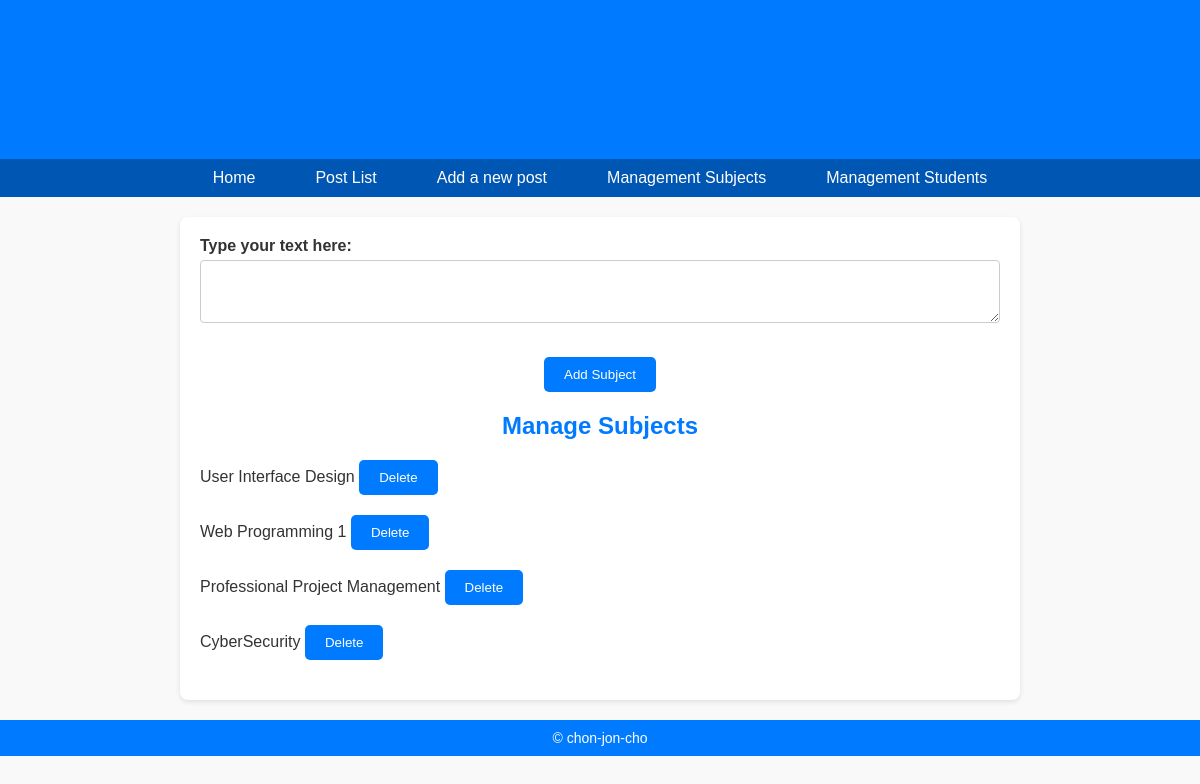
/coursework/addsubject.php, run on the app's committed database.
### tables this page shows
CREATE TABLE `subject` (
  `id` int(11) NOT NULL,
  `subject` varchar(255) DEFAULT NULL
);

### coursework/addsubject.php (called while the page is built, shortened)
<?php
if (isset($_POST['subject'])) {
    try {
        include 'includes/DatabaseConnection.php';
        include 'includes/DatabaseFunction.php';
        addSubject($pdo, $_POST["subject"]);
        header('location: media.php');
        exit;
    } catch (PDOException $e) {
        $title = 'An error has occurred';
        $output = 'Database error: ' . $e->getMessage();
    }
} else {
    include 'includes/DatabaseConnection.php';
    include 'includes/DatabaseFunction.php';
    $subjects = allSubject($pdo);
    include 'templates/managesubject.html.php';
}
include 'templates/layout.html.php';

### coursework/includes/DatabaseFunction.php (called while the page is built, shortened)
<?php
function query($pdo, $sql, $parameters =[]){
    $query = $pdo->prepare($sql);
    $query->execute($parameters);
    return $query;
}
function allSubject($pdo) {
    $Subjectes = query($pdo, 'SELECT * FROM `subject`');
    return $Subjectes->fetchAll();
}
?>

### coursework/templates/managesubject.html.php (the view, shortened to what this page needs)
<form action="" method="post" enctype="multipart/form-data">
    <div style="margin-bottom: 15px;">
        <label for="subject" style="display: block; font-weight: bold; margin-bottom: 5px;">Type your text here:</label>
        <textarea name="subject" id="subject" rows="3" cols="40" style="width: 100%; padding: 8px; border: 1px solid #ccc; border-radius: 4px;"></textarea>
    </div>
    <div style="text-align: center;">
        <input type="submit" name="submit" value="Add Subject">
    </div>
</form>
<h2>Manage Subjects</h2>
<?php foreach ($subjects as $subject): ?>
    <form action="deletesubject.php" method="post">
        <p>
            <?= $subject['subject']; ?>
            <input type="submit" value="Delete">
        </p>
    </form>
<?php endforeach; ?>

### coursework/media.css (style rules this page uses)
body { font-family: Arial, sans-serif; margin: 0; padding: 0; background-color: #f9f9f9; color: #333; }
h1, h2, h3 { color: #007BFF; text-align: center; }
p { line-height: 1.6; }
form { margin-bottom: 20px; }
form label { display: block; font-weight: bold; margin-bottom: 5px; }
form input[type="text"], form input[type="email"], form input[type="password"], form textarea, form select { width: 100%; padding: 10px; margin-bottom: 15px; border: 1px solid #ccc; border-radius: 5px; box-sizing: border-box; }
form button, form input[type="submit"] { background-color: #007BFF; color: white; border: none; padding: 10px 20px; border-radius: 5px; cursor: pointer; transition: background-color 0.3s ease; }

### data on the page
subject: subject "User Interface Design"
subject: subject "Web Programming 1"
subject: subject "Professional Project Management"
subject: subject "CyberSecurity"
